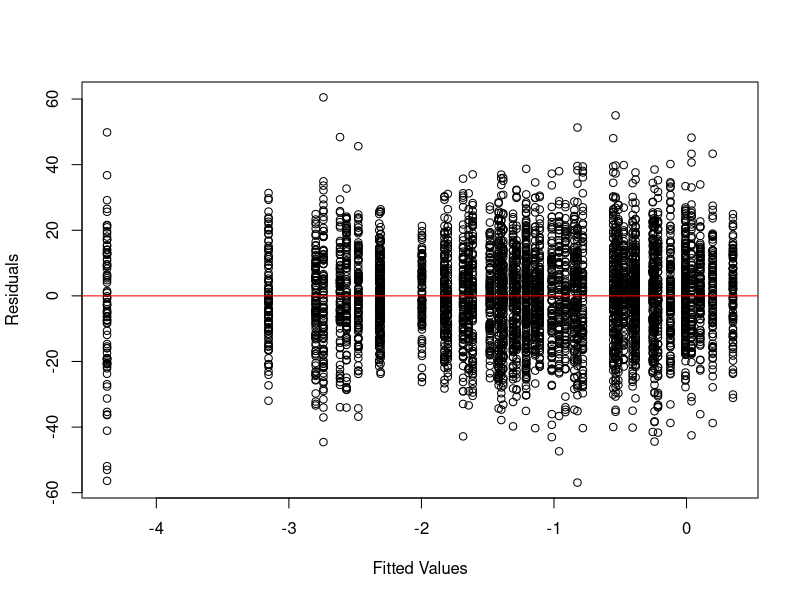
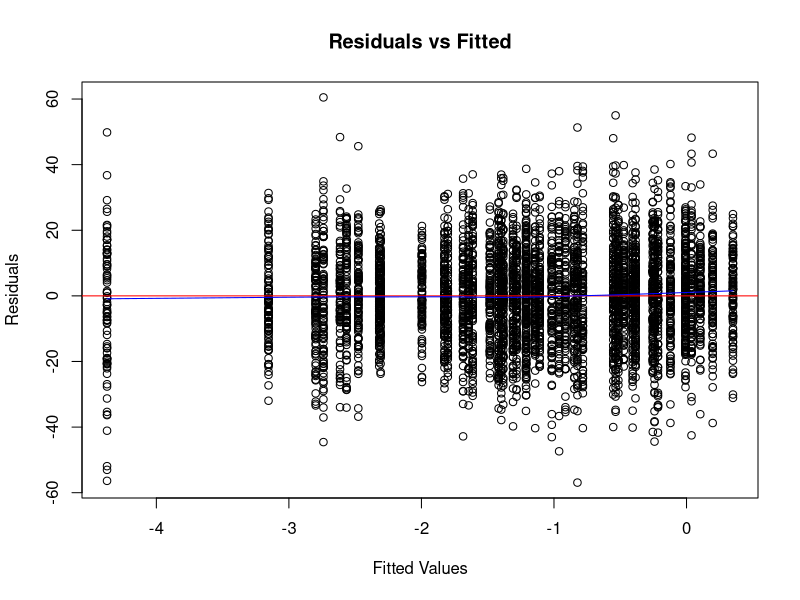
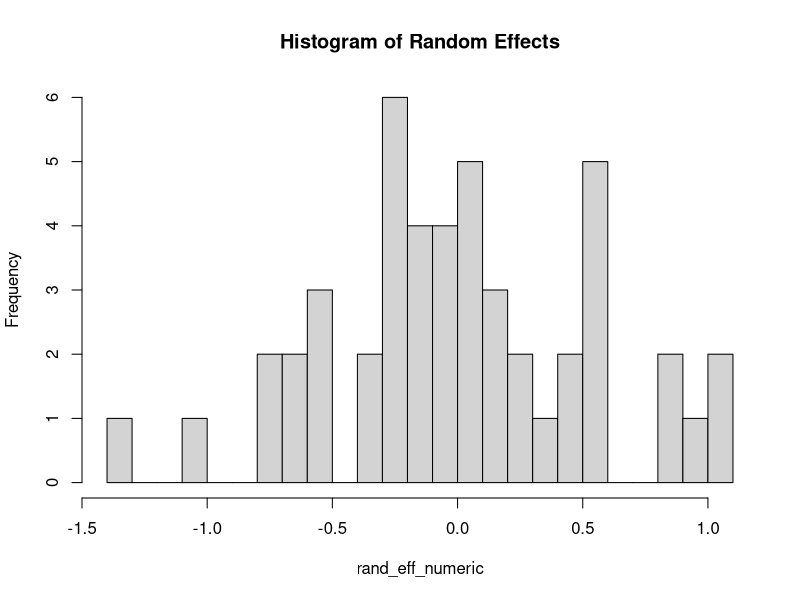
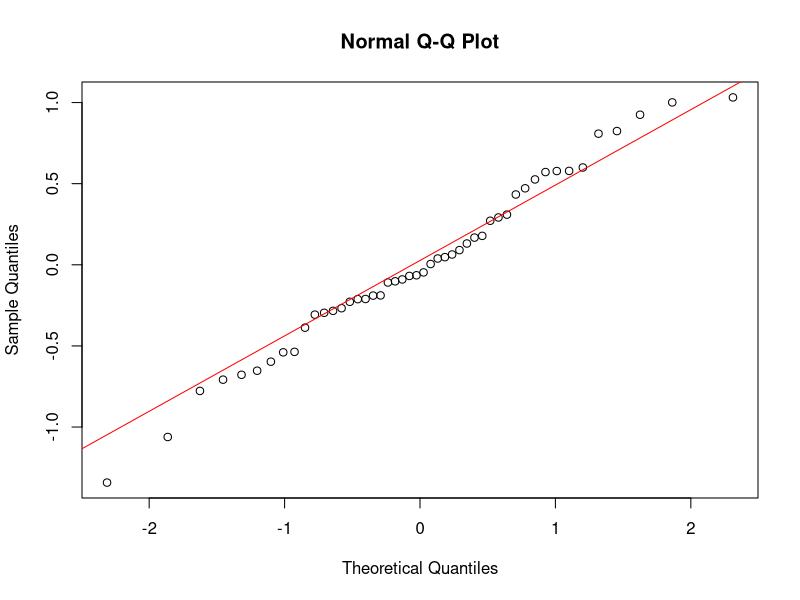

Generate these figures, in order, with R:
########## LMM with LDN #######

library(readxl)

dat <- read_excel("table_LMM_LDN.xlsx")

################################################
############# Modeling ########################
################################################

library(lme4)
library(lmerTest)

### 0 model and main effects

mudel_0 <- lmer(mmr~1 + (1|p_no), data=dat)
summary(mudel_0) 

mudel_1 <- lmer(mmr~age + (1|p_no), data=dat)
summary(mudel_1)

mudel_2 <- lmer(mmr~sex + (1|p_no), data=dat)
summary(mudel_2) 

mudel_3 <- lmer(mmr~group + (1|p_no), data=dat)
summary(mudel_3)

mudel_4 <- lmer(mmr~lang + (1|p_no), data=dat)
summary(mudel_4) 

mudel_5 <- lmer(mmr~int + (1|p_no), data=dat)
summary(mudel_5) 

mudel_6 <- lmer(mmr~d_1 + (1|p_no), data=dat)
summary(mudel_6) 

mudel_7 <- lmer(mmr~d_2 + (1|p_no), data=dat)
summary(mudel_7) 
anova(mudel_0, mudel_7) # Different on trend level


#################################################### Interactions with age ##################################################

mudel_0 <- lmer(mmr~1 + (1|p_no), data=dat)
summary(mudel_0) 

mudel_2 <- lmer(mmr~age*sex + (1|p_no), data=dat)
summary(mudel_2) 

mudel_3 <- lmer(mmr~age*group + (1|p_no), data=dat)
summary(mudel_3)

mudel_4 <- lmer(mmr~age*lang + (1|p_no), data=dat)
summary(mudel_4)

mudel_5 <- lmer(mmr~age*int + (1|p_no), data=dat)
summary(mudel_5) 

mudel_6 <- lmer(mmr~age*d_1 + (1|p_no), data=dat)
summary(mudel_6) 

mudel_7 <- lmer(mmr~age*d_2 + (1|p_no), data=dat)
summary(mudel_7) 


############################### INteractions with sex #############################################

mudel_0 <- lmer(mmr~1 + (1|p_no), data=dat)
summary(mudel_0) 

mudel_3 <- lmer(mmr~ sex*group + (1|p_no), data=dat)
summary(mudel_3)

mudel_4 <- lmer(mmr~sex*lang + (1|p_no), data=dat)
summary(mudel_4) 

mudel_5 <- lmer(mmr~sex*int + (1|p_no), data=dat)
summary(mudel_5) 

mudel_6 <- lmer(mmr~sex*d_1 + (1|p_no), data=dat)
summary(mudel_6) 

mudel_7 <- lmer(mmr~sex*d_2 + (1|p_no), data=dat)
summary(mudel_7) 
anova(mudel_0, mudel_7) # Models are different
AIC(mudel_0, mudel_7)# Zero model is not better

######################################## INt with group ####################################

mudel_1 <- lmer(mmr~sex*d_2 + (1|p_no), data=dat)
summary(mudel_1)

mudel_2 <- lmer(mmr~ sex*d_2 + age*group + (1|p_no), data=dat)
summary(mudel_2)

mudel_3 <- lmer(mmr~ sex*d_2 + sex*group + (1|p_no), data=dat)
summary(mudel_3) 


mudel_4 <- lmer(mmr~ sex*d_2 + group*lang + (1|p_no), data=dat)
summary(mudel_4) 

mudel_5 <- lmer(mmr~sex*d_2 + group*int + (1|p_no), data=dat)
summary(mudel_5) 

mudel_6 <- lmer(mmr~sex*d_2 + group*d_1 + (1|p_no), data=dat)
summary(mudel_6) 

mudel_7 <- lmer(mmr~sex*d_2 + group*d_2 + (1|p_no), data=dat)
summary(mudel_7) 


######################################## INt with lang ####################################

mudel_1 <- lmer(mmr~sex*d_2 + (1|p_no), data=dat)
summary(mudel_1)

mudel_5 <- lmer(mmr~sex*d_2 +lang*int + (1|p_no), data=dat)
summary(mudel_5) 

mudel_6 <- lmer(mmr~sex*d_2 + lang*d_1 + (1|p_no), data=dat)
summary(mudel_6) 

mudel_7 <- lmer(mmr~sex*d_2 +lang*d_2 + (1|p_no), data=dat)
summary(mudel_7) 

######################################## INt with int ####################################

mudel_1 <- lmer(mmr~sex*d_2 + (1|p_no), data=dat)
summary(mudel_1)

mudel_6 <- lmer(mmr~sex*d_2 +int*d_1 + (1|p_no), data=dat)
summary(mudel_6) 

mudel_7 <- lmer(mmr~sex*d_2 + int*d_2 + (1|p_no), data=dat)
summary(mudel_7) 


######################################## INt with d_1 ####################################

mudel_1 <- lmer(mmr~sex*d_2 + (1|p_no), data=dat)
summary(mudel_1)

mudel_7 <- lmer(mmr~sex*d_2 + d_1*d_2 + (1|p_no), data=dat)
summary(mudel_7)



####################################################
##### Testing model assumptions AFTER MODELING ####
###################################################


mudel <- lmer(mmr~sex*d_2 + (1|p_no), data=dat)
summary(mudel)


### Normality of residual variance



shapiro.test(residuals(mudel))


#### Multicolinearity

library(car)
vif(mudel)


### The relationship between the predictors and the dependent variable is assumed to be linear. This can be checked by plotting residuals against fitted values or each predictor.


# Fit a linear mixed model


# Plot residuals against fitted values
plot(fitted(mudel), resid(mudel), xlab = "Fitted Values", ylab = "Residuals")
abline(h = 0, col = "red")  # Adds a horizontal line at zero

# Ideally, no clear patterns should be visible in these plots, indicating a linear relationship.


##### Homoscedacity


# Assuming `model` is your fitted linear model
residuals <- residuals(mudel)
fitted_values <- fitted(mudel)

# Plot residuals against fitted values
plot(fitted_values, residuals, xlab = "Fitted Values", ylab = "Residuals", main = "Residuals vs Fitted")
abline(h = 0, col = "red")  # Adds a horizontal line at zero for reference

# Adding a lowess line to see trends
lines(lowess(fitted_values, residuals), col = "blue")


##### Distribution of the random effect

# Extract random effects
rand_eff <- ranef(mudel)$p_no

rand_eff_numeric <- as.numeric(unlist(rand_eff))


# Plot histogram
hist(rand_eff_numeric, breaks = 30, main = "Histogram of Random Effects")

# Plot Q-Q plot
qqnorm(rand_eff_numeric)
qqline(rand_eff_numeric, col = "red")

shapiro.test(rand_eff_numeric) #on normaaljaotuses


###################################################
########### Final model ##########################
###################################################

mudel<- lmer(mmr~sex*d_2 + (1|p_no), data=dat)
summary(mudel)

# Check with GAMM

library(mgcv)

model <- gamm(mmr ~ sex*d_2 +  s(p_no, bs = "re"), data = dat)

# Summary of the model
summary(model$gam)
